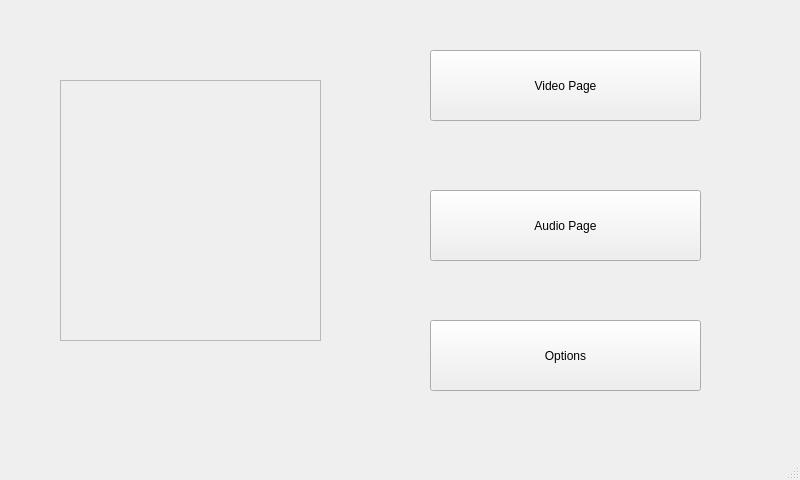
<?xml version="1.0" encoding="UTF-8"?>
<ui version="4.0">
 <class>MainWindow</class>
 <widget class="QMainWindow" name="MainWindow">
  <property name="geometry">
   <rect>
    <x>0</x>
    <y>0</y>
    <width>800</width>
    <height>480</height>
   </rect>
  </property>
  <property name="windowTitle">
   <string>MainWindow</string>
  </property>
  <widget class="QWidget" name="centralWidget">
   <widget class="QPushButton" name="ExitButton">
    <property name="geometry">
     <rect>
      <x>430</x>
      <y>320</y>
      <width>271</width>
      <height>71</height>
     </rect>
    </property>
    <property name="text">
     <string>Options</string>
    </property>
   </widget>
   <widget class="QPushButton" name="Video_page">
    <property name="geometry">
     <rect>
      <x>430</x>
      <y>50</y>
      <width>271</width>
      <height>71</height>
     </rect>
    </property>
    <property name="text">
     <string>Video Page</string>
    </property>
   </widget>
   <widget class="QPushButton" name="Audio_page">
    <property name="geometry">
     <rect>
      <x>430</x>
      <y>190</y>
      <width>271</width>
      <height>71</height>
     </rect>
    </property>
    <property name="text">
     <string>Audio Page</string>
    </property>
   </widget>
   <widget class="QFrame" name="feed">
    <property name="geometry">
     <rect>
      <x>60</x>
      <y>80</y>
      <width>261</width>
      <height>261</height>
     </rect>
    </property>
    <property name="frameShape">
     <enum>QFrame::StyledPanel</enum>
    </property>
    <property name="frameShadow">
     <enum>QFrame::Raised</enum>
    </property>
   </widget>
  </widget>
  <widget class="QStatusBar" name="statusBar"/>
 </widget>
 <layoutdefault spacing="6" margin="11"/>
 <resources/>
 <connections/>
</ui>
